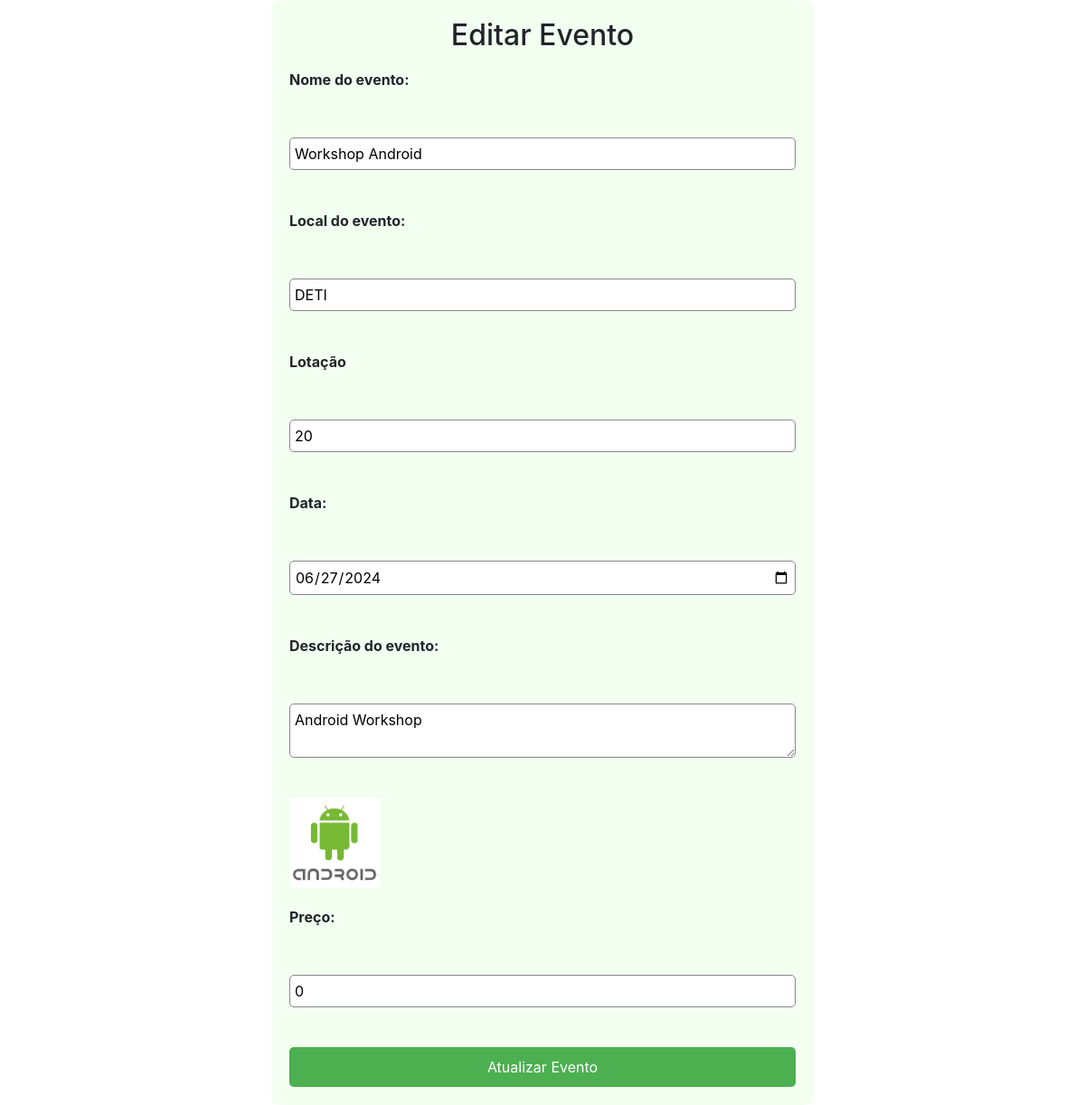
The app's page /update/1 (signed in), older data.
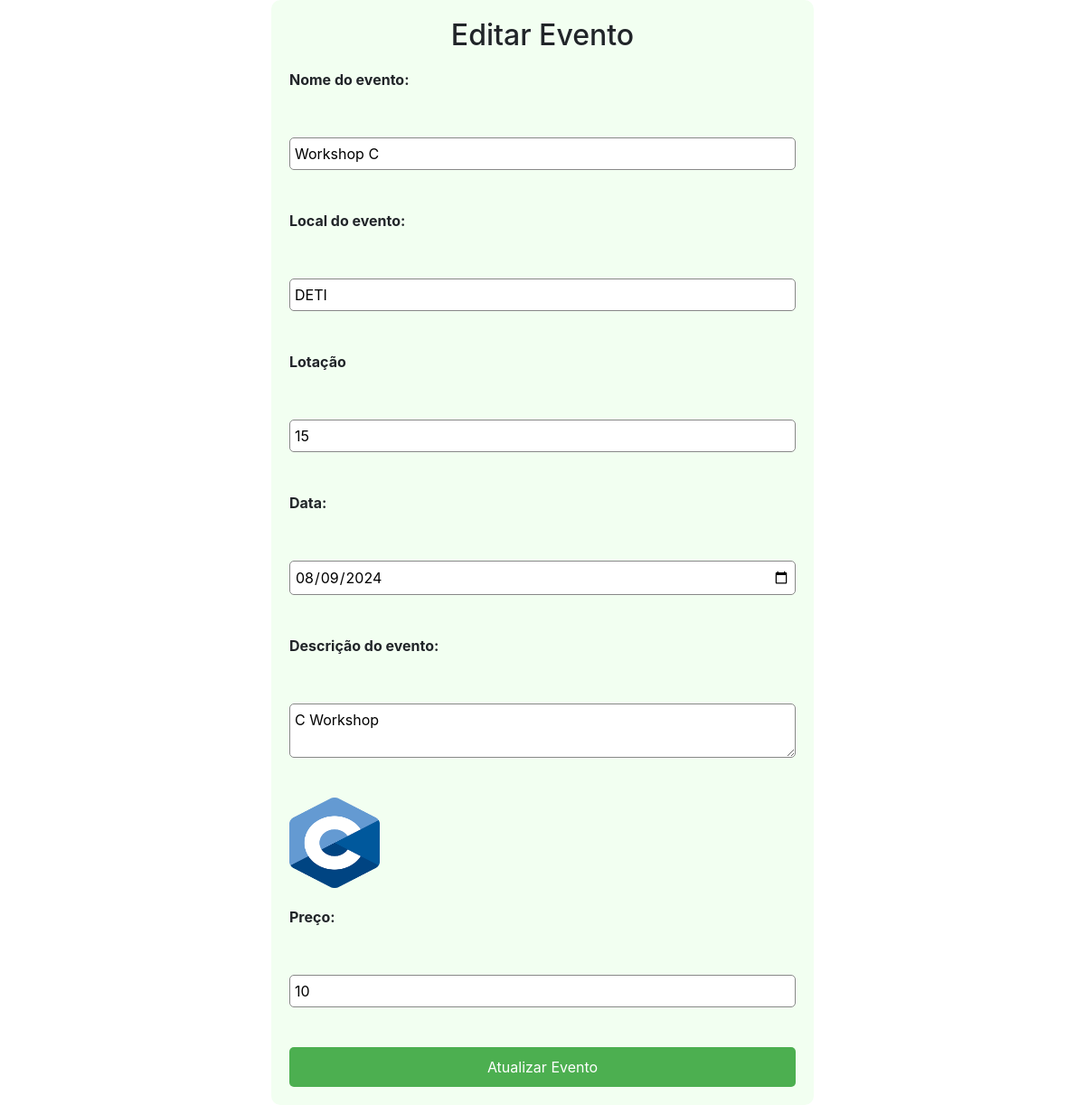
The same page, newer data.
### tables this page shows
CREATE TABLE events (
    id INTEGER PRIMARY KEY,
    name TEXT NOT NULL,
    description TEXT NOT NULL,
    location TEXT NOT NULL,
    image TEXT,
    date DATE,
    user_id INTEGER,           
    colaborator TEXT , 
    vagas INTEGER,
    lotacao INTEGER,
    preco INTEGER,
    esgotado boolean DEFAULT 0,
    FOREIGN KEY(user_id) REFERENCES users(id)
    );

### app.py (the view)
@app.route('/update/<int:event_id>', methods=['GET', 'POST'])
def update_event(event_id):
    if 'user_email' not in session:
        flash("You must be logged in to access this page", category='error')
        return redirect('/login')
    if session['user_email'] != "admin@gmail.com":
        flash("Não tem permissões para aceder aqui", category='error')
        return redirect('/')
    if request.method == 'POST':
        eventName = request.form['eventName']
        eventDescription = request.form['eventDescription']
        eventLocation = request.form['eventLocation']
        eventDate = request.form['eventDate']
        eventCapacity = request.form['eventCapacity']
        eventPrice = request.form['eventPrice']
        try:
            connection = sqlite3.connect('data.db')
            cursor = connection.cursor()
            cursor.execute("""
                UPDATE events
                SET name=?, description=?, location=?, date=?, lotacao=?, preco=?
                WHERE id=?
            """, (eventName, eventDescription, eventLocation, eventDate, eventCapacity, eventPrice, event_id))
            connection.commit()
            flash('Event updated successfully', category='success')
            return redirect('/')
        except sqlite3.Error as e:
            print("Error updating event:", e)
            flash('An error occurred while updating the event', category='error')
            return redirect('/')
        finally:
            if connection:
                connection.close()
    else:
        events = get_events()
        for event in events:
            if event[0] == event_id:
                eventName = event[1]
                eventDescription = event[2]
                eventLocation = event[3]
                eventDate = event[5]
                eventCapacity = event[9]
                print(eventCapacity)
                eventPrice = event[10]
                print(eventPrice)
                eventImage = event[4]
                print(eventImage)
                return render_template('update.html', eventName=eventName, eventDescription=eventDescription, eventLocation=eventLocation, eventDate=eventDate, eventCapacity=eventCapacity, eventPrice=eventPrice, event_id=event_id, eventImage=eventImage)
        flash('Event not found', category='error')
        return redirect('/')

### models.py (called while the page is built)
def get_events():
    connection = sqlite3.connect('data.db', check_same_thread=False)
    cursor = connection.cursor()
    try:
        cursor.execute("SELECT * FROM events")
        results = cursor.fetchall()
        return results
    except Exception as e:
        print(e)
        return None

### templates/update.html (shortened to what this page needs)
<!DOCTYPE html>
<html lang="en">
<head>
  <link rel="stylesheet" href="https://cdnjs.cloudflare.com/ajax/libs/font-awesome/5.15.1/css/all.min.css">
  <link rel="stylesheet" href="https://stackpath.bootstrapcdn.com/bootstrap/4.3.1/css/bootstrap.min.css">
  <link rel="stylesheet" href="/static/css/update.css">
</head>
<form action="/update/{{ event_id }}" method="post">
  <h2>Editar Evento</h2>
  <label for="eventName">Nome do evento:</label><br>
  <input type="text" id="eventName" name="eventName" value="{{ eventName }}"><br>
  <label for="eventLocation">Local do evento:</label><br>
  <input type="text" id="eventLocation" name="eventLocation" value="{{ eventLocation }}"><br>
  <label for="eventTime">Lotação</label><br>
  <input type="number" min="0" id="eventCapacity" name="eventCapacity" value="{{ eventCapacity }}"><br>
  <label for="eventDate">Data:</label><br>
  <input type="date" id="eventDate" name="eventDate" value="{{ eventDate }}"><br>
  <label for="eventDescription">Descrição do evento:</label><br>
  <textarea id="eventDescription" name="eventDescription">{{ eventDescription }}</textarea><br>
  <img src="/{{eventImage}}" alt="event image" width="100" height="100">
  <label for="eventPrice">Preço:</label><br>
  <input type="number" min="0" id="eventPrice" name="eventPrice" value="{{ eventPrice}}"><br>
  <input type="submit" value="Atualizar Evento">
</form>

Row changes from the older to the newer data that the page shows:
changed events "DETI": eventName "Workshop Android" → "Workshop C"; eventDate "06/27/2024" → "08/09/2024"; eventDescription "Android Workshop" → "C Workshop"; image: a different picture
Text that changed along with them:
form field eventCapacity: "20" → "15"
form field eventPrice: "0" → "10"
